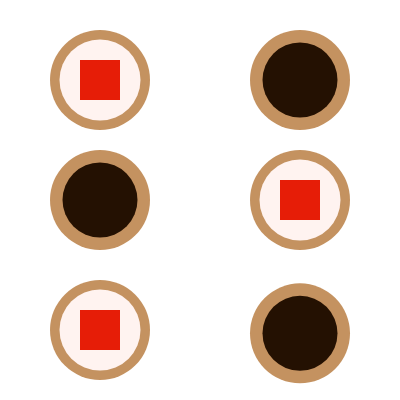
Frame 1 (no input)
Frame 60 (no input): identical to frame 1, image omitted
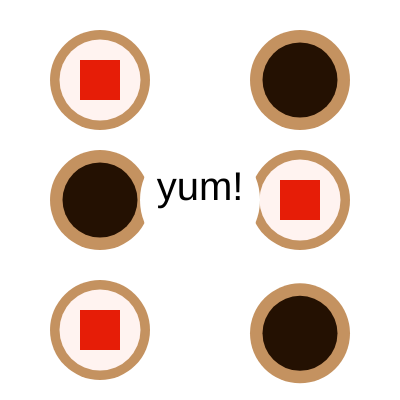
Frame 120 (the mouse pressed at the canvas centre since frame 60)

The p5.js sketch that drew these frames (run headless with seeded random() and noise() and a simulated clock; from frame 60 on, the mouse is pressed at the canvas centre):

// p5.js sketch
// ── sketch.js
// DM2008 – Activity 4a
// Bake a Cookie (30 min)

let cookie;
let flavour = ["chocolate", "strawberry cream"];

function setup() {
  createCanvas(400, 400);
  noStroke();

  myCookie = new Cookie("chocolate", this.sz, width - width / 4, height- height / 6);
   chocCookie2 = new Cookie("chocolate", this.sz, width-width/4, height - 320);
  chocCookie3 = new Cookie("chocolate", this.sz, width/4, height / 2);
  
  
  anotherCookie = new Cookie("strawberry cream", this.sz, width - width /4, height / 2);
  strawbCookie2 = new Cookie("strawberry cream", this.sz, width / 4, height - 320 );
  strawbCookie3 = new Cookie("strawberry cream", this.sz, width/ 4, height - 70 );
 
  
  // Step 3: make one cookie object
  // cookie = new Cookie("chocolate", 80, width/2, height/2);
}

function draw() {
  background(255);

  // Step 4: call the cookie’s show() method
  myCookie.show();
  chocCookie2.show();
  chocCookie3.show()
  anotherCookie.show();
  strawbCookie2.show();
  strawbCookie3.show();
 
  
  keyPressed();
  mouseMoved();
}

// Step 1: define the Cookie class
class Cookie {
  constructor(flavor, sz, x, y) {
    // set up required properties
    this.flavor = flavor;
    this.sz = 100;
    this.x = x;
    this.y = y;
  }

  // Step 2: display the cookie
  show() {
    if (this.flavor == "chocolate") {
      fill(196, 146, 96);
      ellipse(this.x, this.y, this.sz);

      fill(36, 17, 2);
      ellipse(this.x, this.y, this.sz - 25);
    } else if (this.flavor == "strawberry cream") {
      fill(196, 146, 96);
      ellipse(this.x, this.y, this.sz);

      fill(255, 243, 240);
      ellipse(this.x, this.y, this.sz - 19);

      rectMode(CENTER);
      fill(230, 29, 7);
      rect(this.x, this.y, this.sz - 60);
    }
  }

  // Steps 5 & 6: Implement additional methods here
}

function keyPressed() {
  if (keyIsPressed == true) {
    if (key == "c" || key == "C") {
      myCookie.show();
      chocCookie2.show();
      chocCookie3.show();
      
      fill(255);
      ellipse(width - width /4, height / 2, 120);
      ellipse(width / 4, height - 320, 120);
      ellipse(width/ 4, height - 70, 120);
      
      fill(230, 29, 7);
      textAlign(CENTER);
      textSize(15);
      text("those were my",width - width /4, height / 2);
      text("hey!",width / 4, height - 320);
      text("strawberries...",width/ 4, height - 70);
      
      
    } else if (key == "s" || key == "S") {
      anotherCookie.show();
      strawbCookie2.show();
      strawbCookie3.show();
      
      fill(255);
      ellipse(width - width / 4, height- height / 6, 120);
      ellipse(width-width/4, height - 320, 120);
      ellipse(width/4, height / 2, 120);
      
      fill(36, 17, 2);
      textAlign(CENTER);
      textSize(15);
      text("hey!",width-width/4, height - 320);
      text("chocolate...",width - width / 4, height- height / 6);
      text("those were my",width/4, height / 2);
    }
  }
}

function mouseMoved() {
  fill(255);
  ellipse(mouseX, mouseY, 120);
  

  textAlign(CENTER);
   fill(0);
  textSize(40);
  text("yum!", mouseX, mouseY);
}
// Step 5: add movement (keyboard arrows)
// function keyPressed() {}

// Step 6: add flavor randomizer (mouse click)
// function mousePressed() {}
